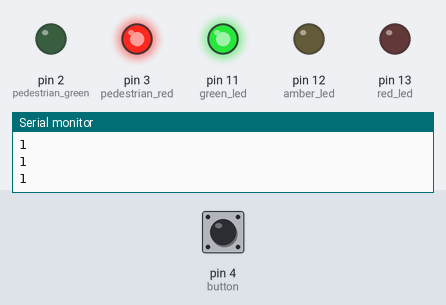
Bench run of a sketch on a simulated Arduino Uno, built with avr-gcc and run on an emulated ATmega328P. Shown: output pins drawn as LEDs (lit = HIGH), the last lines printed to the serial monitor. The test bench sets the inputs (shaded band); at power-on: pin 4 (button) HIGH.

Above: at 1.2 s.
1.3 s: pin 4 (button) pulled LOW for 0.15 s
At 2.6 s:
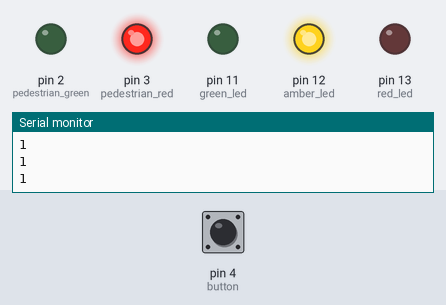
4.4 s: pin 4 (button) pulled LOW for 1 s
At 5.3 s:
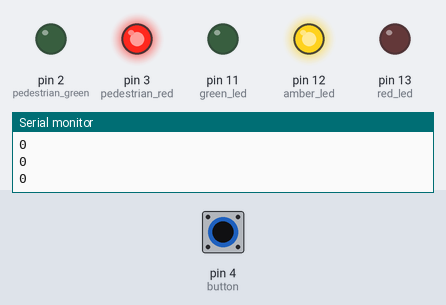
8.4 s: pin 4 (button) pulled LOW for 3.2 s
At 16.9 s:
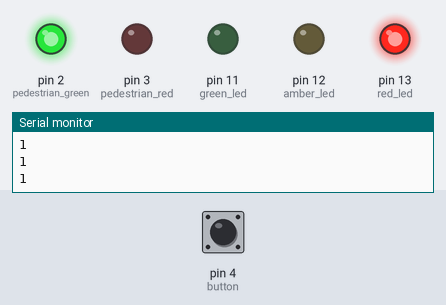
Timing chart, 0 to 27.5 s (numbered marks = the images above; inputs shaded):
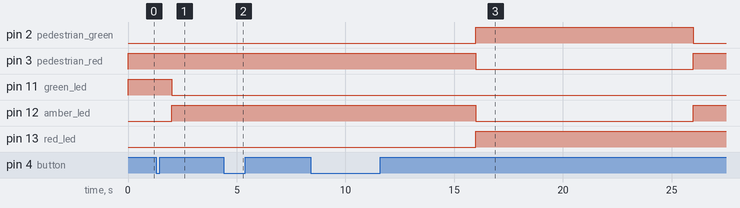

The sketch:

main.ino
```cpp
/*

* Replica of UK based pelican crossing.

* Using state machines and interrupts.

*/

const int red_led = 13;
const int amber_led = 12;
const int green_led = 11;
const int pedestrian_red = 3;
const int pedestrian_green = 2;
const int button = 4;

typedef enum {RED, RED_AMBER, GREEN, AMBER} states;
states current_state = GREEN;
const int times[] = {10, 4, 10, 4};
int time_in_current_state = 0;

const int MAX_TASKS = 10;

typedef struct {
  int counter;
  int period;
  void (*function)(void);
} TaskType;

typedef struct {
  TaskType tasks[MAX_TASKS];
  int number_of_tasks;
} TaskList;

TaskList tlist;

int add_task(int period, int initial, void(*fun)(void))
{
  if (tlist.number_of_tasks == MAX_TASKS) return 0;
  tlist.tasks[tlist.number_of_tasks].period = period;
  tlist.tasks[tlist.number_of_tasks].counter = initial;
  tlist.tasks[tlist.number_of_tasks].function = fun;
  tlist.number_of_tasks++;
  return tlist.number_of_tasks;
}

void check_button(void)
{
  Serial.println(digitalRead(button));
  if (digitalRead(button) == LOW)
  {
    current_state = AMBER;
    time_in_current_state = 0;
  }
}

void set_lights(int r, int a, int g)
{
  digitalWrite(red_led, r);
  digitalWrite(amber_led, a);
  digitalWrite(green_led, g);
}

void set_pedestrian(int safe)
{
  digitalWrite(pedestrian_green, safe ? HIGH : LOW);
  digitalWrite(pedestrian_red, safe ? LOW : HIGH);
}

void update_lights()
{

  bool change = false;
  // Handle the timing to switch between states.
  time_in_current_state++;
  if (time_in_current_state == times[current_state])
  {
    change = true;
    time_in_current_state = 0;
  }

  switch (current_state)
  {
      case RED:
        set_lights(HIGH, LOW, LOW);
        set_pedestrian(true);
        if (change) current_state = RED_AMBER;
        break;
      case RED_AMBER:
    	set_lights(HIGH, HIGH, LOW);
        set_pedestrian(false);
        if (change) current_state = GREEN;
        break;
      case GREEN:
    	set_lights(LOW, LOW, HIGH);
        set_pedestrian(false);
        // On a pelican crossing, the traffic lights don't
        // change from green unless the button has been pressed.
        break;
      case AMBER:
    	set_lights(LOW, HIGH, LOW);
        set_pedestrian(false);
        if (change) current_state = RED;
        break;
  }
}

void setup()
{
  Serial.begin(9600);
  pinMode(red_led, OUTPUT);
  pinMode(amber_led, OUTPUT);
  pinMode(green_led, OUTPUT);
  pinMode(pedestrian_red, OUTPUT);
  pinMode(pedestrian_green, OUTPUT);
  pinMode(button, INPUT_PULLUP);
  tlist.number_of_tasks = 0;
  if (add_task(1000, 0, update_lights))
  {
    Serial.println("Task 1 added successfully");
  }
  if (add_task(100, 10, check_button))
  {
    Serial.println("Task 2 added successfully");
  }

  noInterrupts();
  TCCR1A = 0;
  TCCR1B = 0;
  TCNT1 = 0;
  OCR1A = 16000;
  TCCR1B |= (1 << WGM12);
  TCCR1B |= (1 << CS10);
  TIMSK1 |= (1 << OCIE1A);
  interrupts();
}

void loop()
{
  //Nothing here, instead using state-machine.
}

ISR(TIMER1_COMPA_vect)
{
  for (int i = 0; i < tlist.number_of_tasks; i++)
  {
    if (tlist.tasks[i].counter == 0)
    {
      tlist.tasks[i].function();
      tlist.tasks[i].counter = tlist.tasks[i].period;
    }
    tlist.tasks[i].counter--;
  }
}
```

Measured:
- after the input at 1.3 s, pin 11 (green_led): HIGH → LOW after 0.70 s; pin 12 (amber_led): LOW → HIGH after 0.70 s
- after the input at 4.4 s, pin 2 (pedestrian_green), pin 13 (red_led): stays LOW (without the input it goes to HIGH after 1.6 s); pin 3 (pedestrian_red), pin 12 (amber_led): stays HIGH (without the input it goes to LOW after 1.6 s)
- after the input at 8.4 s, pin 11 (green_led): stays LOW (without the input it goes to HIGH after 15.6 s)
